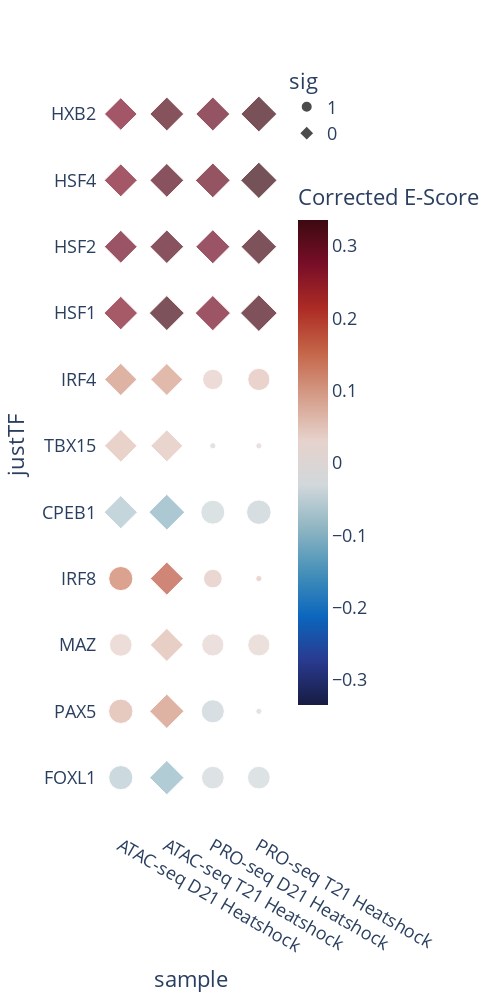

This figure's notebook cell:
### Code cell
ofn = ATACoutdir+"supplemental/ATAC_pvalcompare_TFEA.MA.svg"
HSpvaluesTFEAforpaper(outfilename=ofn)

### Figure 1 — Plotly figure (JSON) as saved in the notebook; plotly's stock layout.template omitted (floating-point values rounded to 4 significant figures)
{"data": [{"hovertemplate": "sig=1<br>sample=%{x}<br>justTF=%{y}<br>Corrected P-adj_transform=%{marker.size}<br>Corrected E-Score=%{marker.color}<extra></extra>", "legendgroup": "1", "marker": {"color": [-0.05497, -0.03309, -0.033, -0.008856, 0.06479, -0.04049, 0.02022, 0.02304, 0.03249, 0.1287, 0.04272, 0.04562, -0.03464, -0.04247, 0.001947, -0.002945, 0.05003, 0.03681], "coloraxis": "coloraxis", "size": [15.42, 13.6, 13.6, 1, 15.68, 14.08, 13.01, 13.01, 13.6, 15.42, 9.245, 1, 15.14, 15.91, 1, 1, 13.01, 11], "sizemode": "area", "sizeref": 0.05288, "symbol": "circle"}, "mode": "markers", "name": "1", "orientation": "v", "showlegend": true, "type": "scatter", "x": ["ATAC-seq D21 Heatshock", "PRO-seq T21 Heatshock", "PRO-seq D21 Heatshock", "PRO-seq T21 Heatshock", "ATAC-seq D21 Heatshock", "PRO-seq D21 Heatshock", "PRO-seq D21 Heatshock", "PRO-seq T21 Heatshock", "ATAC-seq D21 Heatshock", "ATAC-seq D21 Heatshock", "PRO-seq D21 Heatshock", "PRO-seq T21 Heatshock", "PRO-seq D21 Heatshock", "PRO-seq T21 Heatshock", "PRO-seq T21 Heatshock", "PRO-seq D21 Heatshock", "PRO-seq T21 Heatshock", "PRO-seq D21 Heatshock"], "xaxis": "x", "y": ["FOXL1", "FOXL1", "FOXL1", "PAX5", "PAX5", "PAX5", "MAZ", "MAZ", "MAZ", "IRF8", "IRF8", "IRF8", "CPEB1", "CPEB1", "TBX15", "TBX15", "IRF4", "IRF4"], "yaxis": "y"}, {"hovertemplate": "sig=0<br>sample=%{x}<br>justTF=%{y}<br>Corrected P-adj_transform=%{marker.size}<br>Corrected E-Score=%{marker.color}<extra></extra>", "legendgroup": "0", "marker": {"color": [-0.08853, 0.1026, 0.05691, 0.1711, -0.06488, -0.09574, 0.04645, 0.05117, 0.09029, 0.1028, 0.3215, 0.2644, 0.3231, 0.2787, 0.2823, 0.3094, 0.3237, 0.2814, 0.2919, 0.3354, 0.3076, 0.268, 0.29, 0.312, 0.3317, 0.2714], "coloraxis": "coloraxis", "size": [18.53, 18.53, 17.19, 17.19, 17.34, 20.06, 16.13, 16.7, 16.13, 16.33, 21.15, 17.61, 19.17, 19.42, 18.21, 17.74, 19.72, 16.87, 19.0, 20.73, 17.98, 17.04, 18.1, 17.98, 20.19, 16.7], "sizemode": "area", "sizeref": 0.05288, "symbol": "diamond"}, "mode": "markers", "name": "0", "orientation": "v", "showlegend": true, "type": "scatter", "x": ["ATAC-seq T21 Heatshock", "ATAC-seq T21 Heatshock", "ATAC-seq T21 Heatshock", "ATAC-seq T21 Heatshock", "ATAC-seq D21 Heatshock", "ATAC-seq T21 Heatshock", "ATAC-seq T21 Heatshock", "ATAC-seq D21 Heatshock", "ATAC-seq T21 Heatshock", "ATAC-seq D21 Heatshock", "PRO-seq T21 Heatshock", "ATAC-seq D21 Heatshock", "ATAC-seq T21 Heatshock", "PRO-seq D21 Heatshock", "PRO-seq D21 Heatshock", "ATAC-seq T21 Heatshock", "PRO-seq T21 Heatshock", "ATAC-seq D21 Heatshock", "PRO-seq D21 Heatshock", "PRO-seq T21 Heatshock", "ATAC-seq T21 Heatshock", "ATAC-seq D21 Heatshock", "PRO-seq D21 Heatshock", "ATAC-seq T21 Heatshock", "PRO-seq T21 Heatshock", "ATAC-seq D21 Heatshock"], "xaxis": "x", "y": ["FOXL1", "PAX5", "MAZ", "IRF8", "CPEB1", "CPEB1", "TBX15", "TBX15", "IRF4", "IRF4", "HSF1", "HSF1", "HSF1", "HSF1", "HSF2", "HSF2", "HSF2", "HSF2", "HSF4", "HSF4", "HSF4", "HSF4", "HXB2", "HXB2", "HXB2", "HXB2"], "yaxis": "y"}], "layout": {"coloraxis": {"cmid": 0, "colorbar": {"len": 0.7, "title": {"text": "Corrected E-Score"}}, "colorscale": [[0, "rgb(23, 28, 66)"], [0.09091, "rgb(41, 58, 143)"], [0.1818, "rgb(11, 102, 189)"], [0.2727, "rgb(69, 144, 185)"], [0.3636, "rgb(142, 181, 194)"], [0.4545, "rgb(210, 216, 219)"], [0.5455, "rgb(230, 210, 204)"], [0.6364, "rgb(213, 157, 137)"], [0.7273, "rgb(196, 101, 72)"], [0.8182, "rgb(172, 43, 36)"], [0.9091, "rgb(120, 14, 40)"], [1, "rgb(60, 9, 17)"]]}, "font": {"size": 18}, "height": 1000, "legend": {"itemsizing": "constant", "title": {"text": "sig"}, "tracegroupgap": 0}, "margin": {"t": 60}, "plot_bgcolor": "rgba(0,0,0,0)", "width": 500, "xaxis": {"anchor": "y", "categoryarray": ["ATAC-seq D21 Heatshock", "ATAC-seq T21 Heatshock", "PRO-seq D21 Heatshock", "PRO-seq T21 Heatshock"], "categoryorder": "array", "domain": [0, 1], "showgrid": false, "title": {"text": "sample"}, "zeroline": false}, "yaxis": {"anchor": "x", "domain": [0, 1], "showgrid": false, "title": {"text": "justTF"}, "zeroline": false}}}
